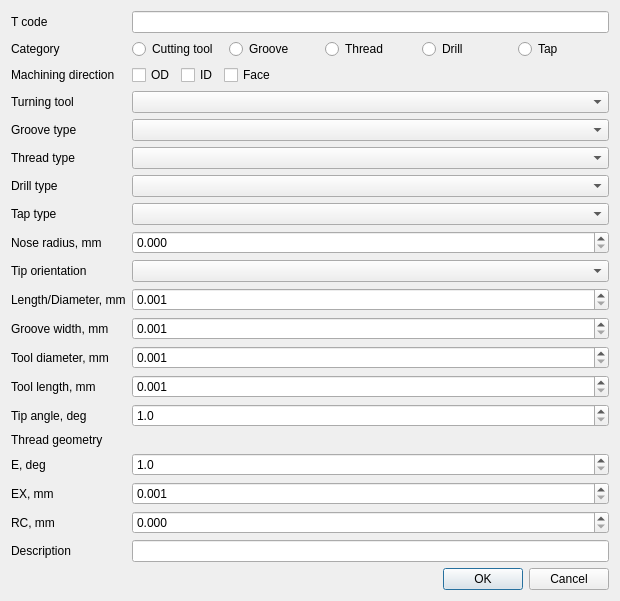
<?xml version="1.0" encoding="UTF-8"?>
<ui version="4.0">
 <class>TurningToolEditor</class>
 <widget class="QDialog" name="TurningToolEditor">
  <property name="minimumSize"><size><width>620</width><height>0</height></size></property>
  <layout class="QVBoxLayout" name="verticalLayout">
   <item><layout class="QFormLayout" name="formLayout">
    <item row="0" column="0"><widget class="QLabel" name="toolCodeLabel"><property name="text"><string>T code</string></property></widget></item><item row="0" column="1"><widget class="QLineEdit" name="toolCode"/></item>
    <item row="1" column="0"><widget class="QLabel" name="categoryLabel"><property name="text"><string>Category</string></property></widget></item><item row="1" column="1"><widget class="QWidget" name="categoryWidget" native="true"><layout class="QHBoxLayout" name="categoryLayout"><property name="leftMargin"><number>0</number></property><property name="topMargin"><number>0</number></property><property name="rightMargin"><number>0</number></property><property name="bottomMargin"><number>0</number></property><item><widget class="QRadioButton" name="insertCategoryButton"><property name="text"><string>Cutting tool</string></property></widget></item><item><widget class="QRadioButton" name="grooveCategoryButton"><property name="text"><string>Groove</string></property></widget></item><item><widget class="QRadioButton" name="threadCategoryButton"><property name="text"><string>Thread</string></property></widget></item><item><widget class="QRadioButton" name="drillCategoryButton"><property name="text"><string>Drill</string></property></widget></item><item><widget class="QRadioButton" name="tapCategoryButton"><property name="text"><string>Tap</string></property></widget></item></layout></widget></item>
    <item row="2" column="0"><widget class="QLabel" name="directionLabel"><property name="text"><string>Machining direction</string></property></widget></item><item row="2" column="1"><widget class="QWidget" name="directionWidget" native="true"><layout class="QHBoxLayout" name="directionLayout"><property name="leftMargin"><number>0</number></property><property name="topMargin"><number>0</number></property><property name="rightMargin"><number>0</number></property><property name="bottomMargin"><number>0</number></property><item><widget class="QCheckBox" name="odCheck"><property name="text"><string>OD</string></property></widget></item><item><widget class="QCheckBox" name="idCheck"><property name="text"><string>ID</string></property></widget></item><item><widget class="QCheckBox" name="faceCheck"><property name="text"><string>Face</string></property></widget></item><item><spacer name="directionSpacer"><property name="orientation"><enum>Qt::Orientation::Horizontal</enum></property><property name="sizeHint" stdset="0"><size><width>40</width><height>20</height></size></property></spacer></item></layout></widget></item>
    <item row="3" column="0"><widget class="QLabel" name="insertTypeLabel"><property name="text"><string>Turning tool</string></property></widget></item><item row="3" column="1"><widget class="QComboBox" name="insertType"/></item>
    <item row="4" column="0"><widget class="QLabel" name="grooveTypeLabel"><property name="text"><string>Groove type</string></property></widget></item><item row="4" column="1"><widget class="QComboBox" name="grooveType"/></item>
    <item row="5" column="0"><widget class="QLabel" name="threadTypeLabel"><property name="text"><string>Thread type</string></property></widget></item><item row="5" column="1"><widget class="QComboBox" name="threadType"/></item>
    <item row="6" column="0"><widget class="QLabel" name="drillTypeLabel"><property name="text"><string>Drill type</string></property></widget></item><item row="6" column="1"><widget class="QComboBox" name="drillType"/></item>
    <item row="7" column="0"><widget class="QLabel" name="tapTypeLabel"><property name="text"><string>Tap type</string></property></widget></item><item row="7" column="1"><widget class="QComboBox" name="tapType"/></item>
    <item row="8" column="0"><widget class="QLabel" name="noseRadiusLabel"><property name="text"><string>Nose radius, mm</string></property></widget></item><item row="8" column="1"><widget class="QDoubleSpinBox" name="noseRadius"><property name="decimals"><number>3</number></property><property name="maximum"><double>999999.999000000000000</double></property></widget></item>
    <item row="9" column="0"><widget class="QLabel" name="tipOrientationLabel"><property name="text"><string>Tip orientation</string></property></widget></item><item row="9" column="1"><widget class="QComboBox" name="tipOrientation"/></item>
    <item row="10" column="0"><widget class="QLabel" name="insertLengthLabel"><property name="text"><string>Length/Diameter, mm</string></property></widget></item><item row="10" column="1"><widget class="QDoubleSpinBox" name="insertLength"><property name="decimals"><number>3</number></property><property name="minimum"><double>0.001000000000000</double></property><property name="maximum"><double>10000.000000000000000</double></property></widget></item>
    <item row="11" column="0"><widget class="QLabel" name="widthLabel"><property name="text"><string>Groove width, mm</string></property></widget></item><item row="11" column="1"><widget class="QDoubleSpinBox" name="width"><property name="decimals"><number>3</number></property><property name="minimum"><double>0.001000000000000</double></property><property name="maximum"><double>10000.000000000000000</double></property></widget></item>
    <item row="12" column="0"><widget class="QLabel" name="diameterLabel"><property name="text"><string>Tool diameter, mm</string></property></widget></item><item row="12" column="1"><widget class="QDoubleSpinBox" name="diameter"><property name="decimals"><number>3</number></property><property name="minimum"><double>0.001000000000000</double></property><property name="maximum"><double>10000.000000000000000</double></property></widget></item>
    <item row="13" column="0"><widget class="QLabel" name="lengthLabel"><property name="text"><string>Tool length, mm</string></property></widget></item><item row="13" column="1"><widget class="QDoubleSpinBox" name="length"><property name="decimals"><number>3</number></property><property name="minimum"><double>0.001000000000000</double></property><property name="maximum"><double>100000.000000000000000</double></property></widget></item>
    <item row="14" column="0"><widget class="QLabel" name="tipAngleLabel"><property name="text"><string>Tip angle, deg</string></property></widget></item><item row="14" column="1"><widget class="QDoubleSpinBox" name="tipAngle"><property name="decimals"><number>1</number></property><property name="minimum"><double>1.000000000000000</double></property><property name="maximum"><double>179.000000000000000</double></property></widget></item>
    <item row="15" column="0"><widget class="QLabel" name="threadHelpLabel"><property name="text"><string>Thread geometry</string></property></widget></item><item row="15" column="1"><widget class="QLabel" name="threadHelp"><property name="alignment"><set>Qt::AlignmentFlag::AlignCenter</set></property><property name="text"><string/></property><property name="pixmap"><pixmap resource="../../resources/files_res.qrc">:/resource/icons/thread.png</pixmap></property></widget></item>
    <item row="16" column="0"><widget class="QLabel" name="threadAngleLabel"><property name="text"><string>E, deg</string></property></widget></item><item row="16" column="1"><widget class="QDoubleSpinBox" name="threadAngle"><property name="decimals"><number>1</number></property><property name="minimum"><double>1.000000000000000</double></property><property name="maximum"><double>179.000000000000000</double></property></widget></item>
    <item row="17" column="0"><widget class="QLabel" name="threadTipWidthLabel"><property name="text"><string>EX, mm</string></property></widget></item><item row="17" column="1"><widget class="QDoubleSpinBox" name="threadTipWidth"><property name="decimals"><number>3</number></property><property name="minimum"><double>0.001000000000000</double></property><property name="maximum"><double>10000.000000000000000</double></property></widget></item>
    <item row="18" column="0"><widget class="QLabel" name="threadCornerRadiusLabel"><property name="text"><string>RC, mm</string></property></widget></item><item row="18" column="1"><widget class="QDoubleSpinBox" name="threadCornerRadius"><property name="decimals"><number>3</number></property><property name="maximum"><double>10000.000000000000000</double></property></widget></item>
    <item row="19" column="0"><widget class="QLabel" name="descriptionLabel"><property name="text"><string>Description</string></property></widget></item><item row="19" column="1"><widget class="QLineEdit" name="description"/></item>
   </layout></item>
   <item><widget class="QDialogButtonBox" name="buttonBox"><property name="standardButtons"><set>QDialogButtonBox::StandardButton::Cancel|QDialogButtonBox::StandardButton::Ok</set></property></widget></item>
  </layout>
 </widget>
 <resources><include location="../../resources/files_res.qrc"/></resources><connections/>
</ui>
